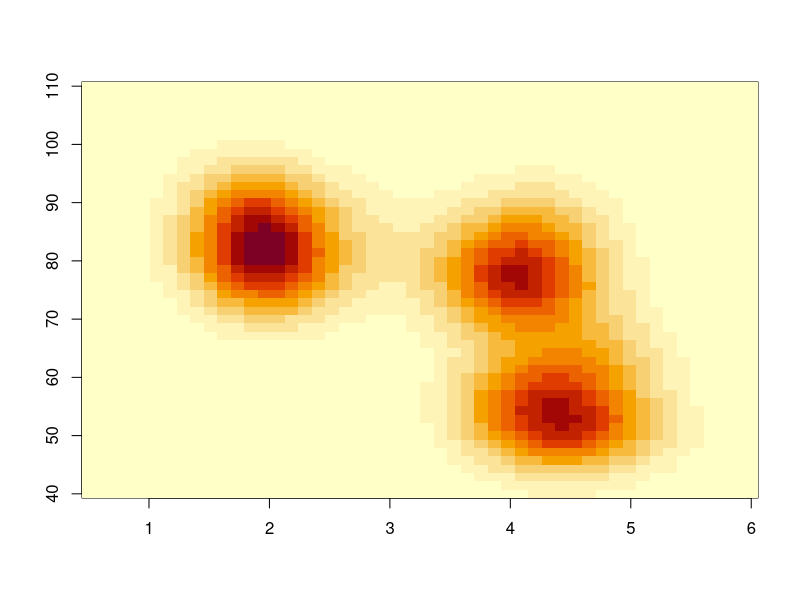
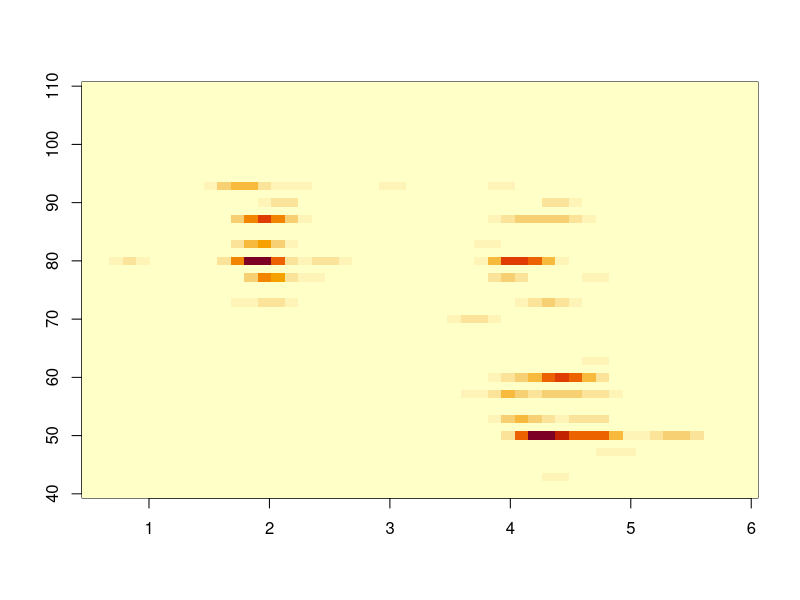

Recreate these plots in R, in order.
?density

?lines


library(MASS)
?geyser
names(geyser)
attach(geyser)

?kde2d
f1 <- kde2d(duration, waiting, n = 50, lims = c(0.5, 6, 40, 110))
image(f1)
f2 <- kde2d(duration, waiting, h = 0.5, n = 50, lims = c(0.5, 6, 40, 110))
image(f2)


